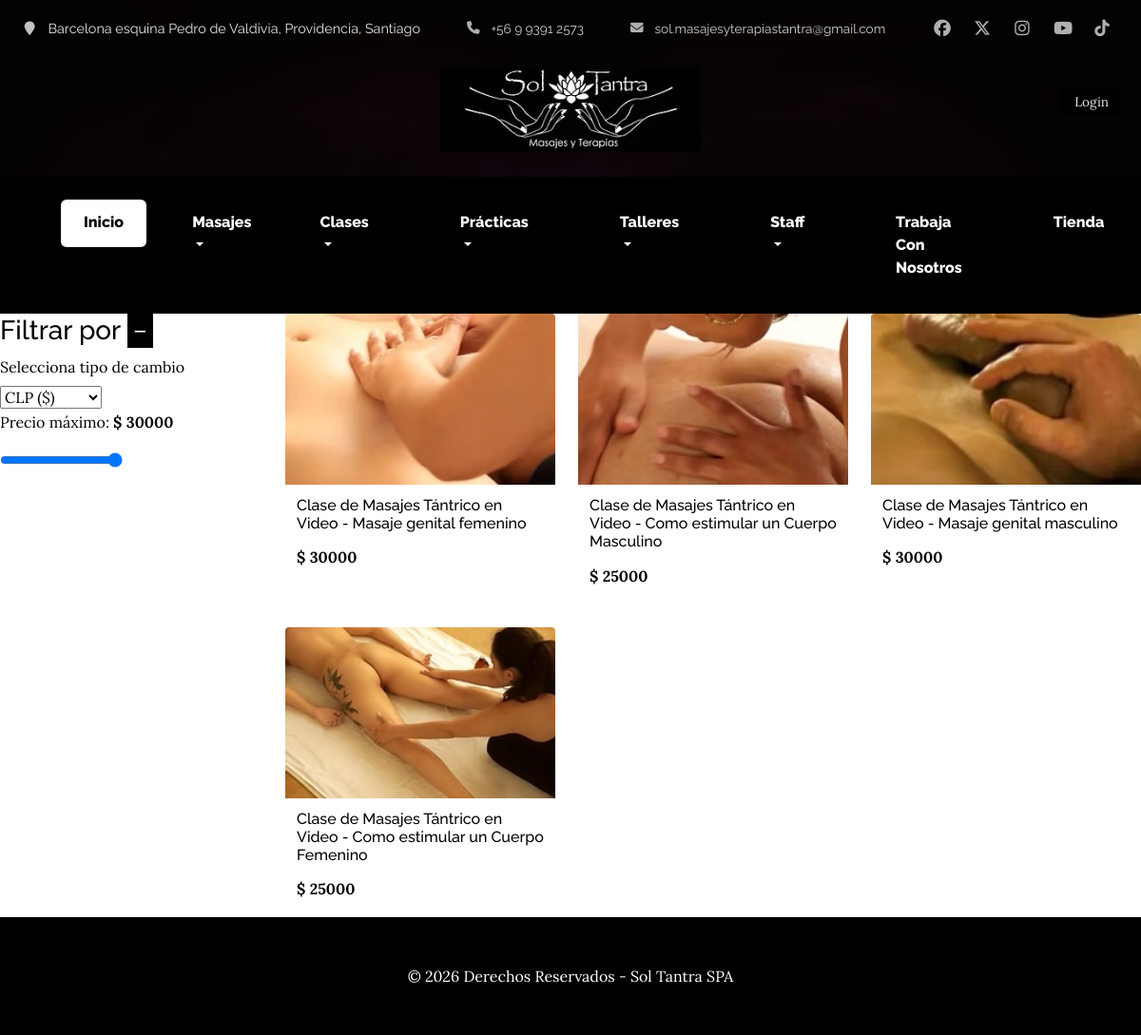
Screenshot of /videos/ with the database file from the repository.
### core/models.py (models this page shows, shortened)
class Video(models.Model):
    titulo = models.CharField(max_length=200)
    slug = models.SlugField(unique=True)
    descripcion = models.TextField(blank=True)
    precio = models.IntegerField()
    video = models.FileField(upload_to="videos/", blank=True, null=True)
    imagen = models.ImageField(upload_to="videos/")
    created_at = models.DateTimeField(auto_now_add=True)
    recomendado = models.BooleanField(default=False)

### core/views.py (the view)
# urls.py: path("videos/", views.video_list, name="video_list"),
def video_list(request):
    videos = Video.objects.all()
    context = {
        "videos": videos,
        "min_price": videos.order_by("precio").first().precio if videos.exists() else 0,
        "max_price": videos.order_by("-precio").first().precio if videos.exists() else 0,
    }
    return render(request, "core/videos/video_list.html", context)

### core/context_processors.py (called while the page is built)
def staff_members(request):
    return {
        "navbar_staff":
Staff.objects.filter(activo=True)
    }

### core/templates/core/videos/video_list.html (shortened to what this page needs)
{% extends "core/base.html" %}
{% load static %}
{% block content %}
<div class="page-width">
  <div class="videos-layout">
    <aside class="videos-sidebar">
      <h3 class="filter-title">
        Filtrar por
        <button
          type="button"
          id="priceToggle"
          class="filter-toggle"
        >−</button>
      </h3>
      <div id="priceFilter">
        <label>Selecciona tipo de cambio</label>
        <select id="currency">
          <option value="CLP">CLP ($)</option>
        </select>
        <p>
          Precio máximo:
          <strong id="priceValue">$ {{ max_price }}</strong>
        </p>
        <input
          type="range"
          id="priceRange"
          min="{{ min_price }}"
          max="{{ max_price }}"
          value="{{ max_price }}"
          step="100"
        >
      </div>
    </aside>
    <section class="videos-results">
      <div class="collection-products" id="videoGrid">
        {% for video in videos %}
          <article
            class="product-card video-card"
            data-price="{{ video.precio }}"
          >
            <a href="{% url 'video_detail' video.slug %}">
              <img src="{{ video.imagen.url }}" alt="{{ video.titulo }}">
            </a>
            <h3>{{ video.titulo }}</h3>
            <p class="price">
              <span class="currency-symbol">$</span>
              <span class="price-value">{{ video.precio }}</span>
            </p>
          </article>
        {% endfor %}
      </div>
    </section>
  </div>
</div>
{% endblock%}

### core/templates/core/base.html (shortened to what this page needs)
<!DOCTYPE html>
<html lang="es">
  <head>
    {% load static %}
            <link href="{% static 'core/vendor/bootstrap/css/bootstrap.min.css' %}" rel="stylesheet">
            <link rel="stylesheet" href="{% static 'core/css/videos.css' %}">
            <link rel="stylesheet"
                  href="https://cdnjs.cloudflare.com/ajax/libs/font-awesome/6.5.1/css/all.min.css"
            />
            <link href="{% static 'core/css/business-casual.css' %}" rel="stylesheet">
   </head>
  <body>
<header class="header-full py-3">
  <div class="header-top">
    <a
      href="https://www.google.com/maps/search/?api=1&query=Barcelona+esquina+Pedro+de+Valdivia+Providencia+Santiago"
      target="_blank"
      rel="noopener"
      class="ubicacion"
    >
      <i class="fa fa-map-marker"></i>
      Barcelona esquina Pedro de Valdivia, Providencia, Santiago
    </a>
    <a href="tel:+56993912573" class="telefono">
      <i class="fa fa-phone"></i>
      +56 9 9391 2573
    </a>
    <a href="mailto:sol.masajesyterapiastantra@gmail.com" class="correo">
      <i class="fa fa-envelope"></i>
      sol.masajesyterapiastantra@gmail.com
    </a>
    <div class="redes_sociales">
      <a href="https://www.facebook.com/sol.contreras.141591/" target="_blank"><i class="fa-brands fa-facebook"></i></a>
      <a href="https://x.com/TantraSol" target="_blank"><i class="fa-brands fa-x-twitter"></i></a>
      <a href="https://www.instagram.com/sol_tantra_chile" target="_blank"><i class="fa-brands fa-instagram"></i></a>
      <a href="https://www.youtube.com/@soltantrachile" target="_blank"><i class="fa-brands fa-youtube"></i></a>
      <a href="https://www.tiktok.com/@solmasajestantricos" target="_blank"><i class="fa-brands fa-tiktok"></i></a>
    </div>
  </div>
    <div class="header-logo-bar">
      <div class="header-center">
        <img
          src="{% static 'core/img/logo_empresa.jpg' %}"
          alt="logo de la compania"
          class="logo-img img-fluid">
      </div>
      <div class="header-right">
        <div class="login-area d-flex align-items-center gap-2">
            {% if user.is_authenticated %}
              <span class="me-2">Hola, <strong>{{ user.username }} </strong></span>
              <a href="{% url 'account_logout' %}" class="btn btn-outline-light btn-sm"> Salir </a>
            {% else %}
              <a href="{% url 'account_login' %}" class="btn btn-outline-light btn-sm"> Login </a>
            {% endif %}
        </div>
      </div>
    </div>
</header>
      <nav class="navbar navbar-expand-lg navbar-dark py-lg-4" id="mainNav">
        <div class="container-fluid px-4">
          <div class="collapse navbar-collapse" id="navbarResponsive">
            <ul class="navbar-nav mx-auto">
              <li class="nav-item active px-lg-4">
                <a class="nav-link active text-expanded" href="{% url 'home' %}" >Inicio</a>
              </li>
              <li class="nav-item dropdown">
                <a class="nav-link dropdown-toggle"
                  href="#"
                  id="masajesDropdown"
                  aria-expanded="false">
                  Masajes
                </a>
              </li>
              <li class="nav-item dropdown px-lg-4">
                <a class="nav-link dropdown-toggle"
                  href="#"
                  id="clasesDropdown"
                  role="button"
                  data-toggle="dropdown"
                  aria-haspopup="true"
                  aria-expanded="false">
                  Clases
                </a>
              </li>
              <li class="nav-item dropdown px-lg-4">
                <a class="nav-link dropdown-toggle"
                  href="#"
                  id="practicasDropdown"
                  role="button"
                  data-toggle="dropdown"
                  aria-haspopup="true"
                  aria-expanded="false">
                  Prácticas
                </a>
              </li>
              <li class="nav-item dropdown px-lg-4">
                <a class="nav-link dropdown-toggle"
                  href="#"
                  id="talleresDropdown"
                  role="button"
                  data-toggle="dropdown"
                  aria-haspopup="true"
                  aria-expanded="false">
                  Talleres
                </a>
              </li>
              <li class="nav-item dropdown px-lg-4">
                <a class="nav-link dropdown-toggle"
                  href="#"
                  id="staffDropdown"
                  role="button"
                  data-toggle="dropdown"
                  aria-haspopup="true"
                  aria-expanded="false">
                  Staff
                </a>
              </li>
              <li class="nav-item px-lg-4">
                <a class="nav-link text-expanded" href="{% url 'reclutar' %}">Trabaja con nosotros</a>
              </li>
              <li class="nav-item px-lg-4">
                <a class="nav-link text-expanded" href="{% url 'tienda' %}">Tienda</a>
              </li>
            </ul>
          </div>
        </div>
      </nav>
    {% block content %} {% endblock %}
    <footer class="footer text-faded text-center py-5">
      <div class="container">
        <p class="m-0 mbt1">&copy; 2026 Derechos Reservados - Sol Tantra SPA</p>
      </div>
  </footer>
  </body>
</html>

### core/static/core/css/videos.css (style rules this page uses)
body { background-color: #ffffff !important; color: #000000; }
.page-width { background-color: #ffffff; }
.videos-layout { display: flex; align-items: flex-start; gap: 40px; max-width: 1200px; margin: 0 auto; }
.videos-sidebar { width: 260px; flex-shrink: 0; }
.videos-results { flex: 1; }
.video-card { background: #fff; border-radius: 4px; overflow: hidden; }
.video-card img { width: 100%; height: 180px; object-fit: cover; display: block; }
.video-card h3 { font-size: 1rem; margin: .75rem; }
.video-card .price { margin: 0 .75rem 1rem; font-weight: bold; }
.collection-products { display: grid; grid-template-columns: repeat(auto-fill, minmax(260px, 1fr)); gap: 24px; }
button, .btn { background-color: #000000; color: #ffffff; border: none; }

### rows the page displays
Video: imagen (picture), titulo "Clase de Masajes Tántrico en Video - Masaje genital femenino", precio "30000"
Video: imagen (picture), titulo "Clase de Masajes Tántrico en Video - Como estimular un Cuerpo Masculino", precio "25000"
Video: imagen (picture), titulo "Clase de Masajes Tántrico en Video - Masaje genital masculino", precio "30000"
Video: imagen (picture), titulo "Clase de Masajes Tántrico en Video - Como estimular un Cuerpo Femenino", precio "25000"

### other values shown
{{ max_price }} "30000"
